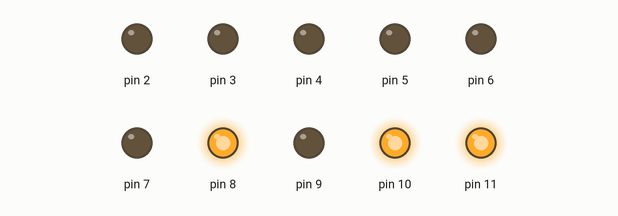
This sketch was run on a simulated Arduino Uno, built with avr-gcc and run on an emulated ATmega328P. On the bench: output pins drawn as LEDs (lit = HIGH).

Above: at 0.51 s.
At 0.75 s:
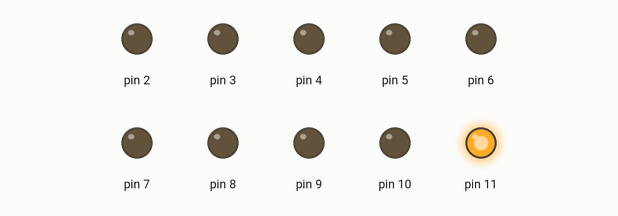
At 1.23 s:
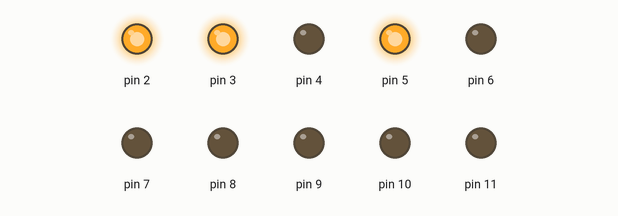
At 1.47 s:
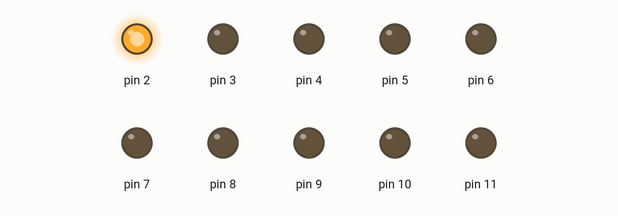
At 2.27 s:
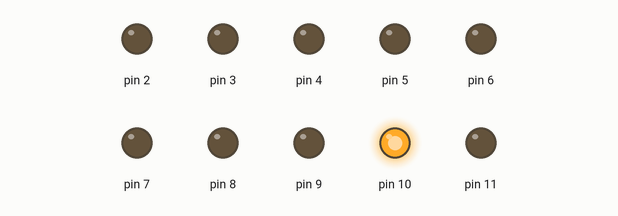
At 3.15 s:
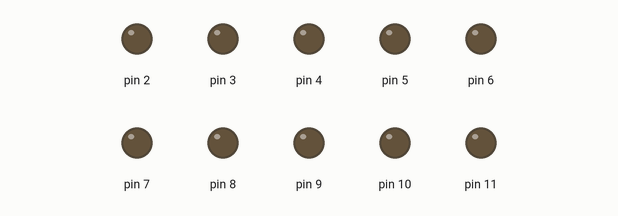
Timing chart, 0 to 3.7 s (numbered marks = the images above):
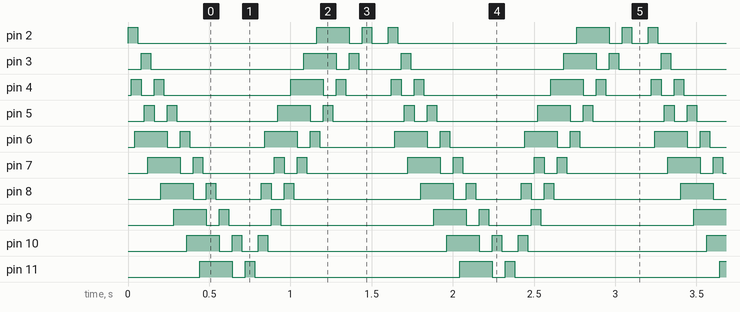

Measured:
- by itself, pin 2: repeats every 1.6 s: LOW 1.1 s, HIGH 0.20 s, LOW 0.08 s, HIGH 0.06 s, LOW 0.10 s, HIGH 0.06 s
- by itself, pin 3: repeats every 1.6 s: LOW 0.94 s, HIGH 0.20 s, LOW 0.08 s, HIGH 0.06 s, LOW 0.26 s, HIGH 0.06 s
- by itself, pin 4: repeats every 1.6 s: LOW 0.08 s, HIGH 0.06 s, LOW 0.78 s, HIGH 0.20 s, LOW 0.08 s, HIGH 0.06 s, LOW 0.28 s, HIGH 0.06 s
- by itself, pin 5: repeats every 1.6 s: LOW 0.08 s, HIGH 0.06 s, LOW 0.62 s, HIGH 0.20 s, LOW 0.08 s, HIGH 0.06 s, LOW 0.44 s, HIGH 0.06 s
- by itself, pin 6: repeats every 0.80 s: LOW 0.08 s, HIGH 0.06 s, LOW 0.46 s, HIGH 0.20 s
- by itself, pin 7: repeats every 1.6 s: LOW 0.08 s, HIGH 0.06 s, LOW 0.44 s, HIGH 0.06 s, LOW 0.08 s, HIGH 0.06 s, LOW 0.62 s, HIGH 0.20 s
- by itself, pin 8: repeats every 1.6 s: LOW 0.08 s, HIGH 0.06 s, LOW 0.28 s, HIGH 0.06 s, LOW 0.08 s, HIGH 0.06 s, LOW 0.78 s, HIGH 0.20 s
- by itself, pin 9: repeats every 1.6 s: LOW 0.08 s, HIGH 0.06 s, LOW 0.26 s, HIGH 0.06 s, LOW 0.94 s, HIGH 0.20 s

The sketch:

LEDBlinkingProjectBySiddhant.ino
```cpp
// Code Written by: Siddhant Kumar;
// Registration No.: 1912505;
// On Date: 18/11/2019;
// For: Team Endeavour;


void setup() {
  // put your setup code here, to run once:

  for (int pin = 2; pin <= 11; pin++) {
      pinMode(pin, OUTPUT);
    }

}

void loop() {

  int delayTime = 20;

  for (int i = 2; i <= 11; i++) {
      digitalWrite(i, HIGH);
      delay(delayTime);
      digitalWrite(i + 2, HIGH);
      delay(delayTime);
      digitalWrite(i + 4, HIGH);
      delay(delayTime);
      digitalWrite(i, LOW);
      delay(delayTime);
      digitalWrite(i + 2, LOW);
    }

   for (int i = 11; i >= 2; i--) {
      digitalWrite(i-1, HIGH);
      delay(delayTime);
      digitalWrite(i - 3, HIGH);
      delay(delayTime);
      digitalWrite(i - 5, HIGH);
      delay(delayTime);
      digitalWrite(i - 1, LOW);
      delay(delayTime);
      digitalWrite(i - 3, LOW);
    }
}
```
